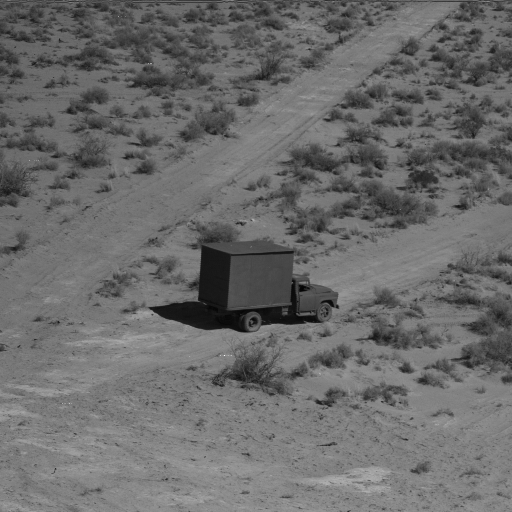
%> input picture Prácticas/Práctica 6/Entrega/7.1.01.tiff, 512 x 512 px
$ octave Ejercicio_13a.m   (GNU Octave 9; MATLAB toolbox functions it lacks are replaced by stand-ins)
%> lines starting %> are read from the running program, lines starting %| are printed output that depends on the picture
I = imread('7.1.01.tiff');
%> I is the input picture: size 512x512 uint8; min 3, max 250, mean 107.1

% Crear el filtro para la imagen movida
long = 31;
ang = 11;

h = fspecial('motion', long, ang);
B = imfilter(I, h, 'circular', 'conv');
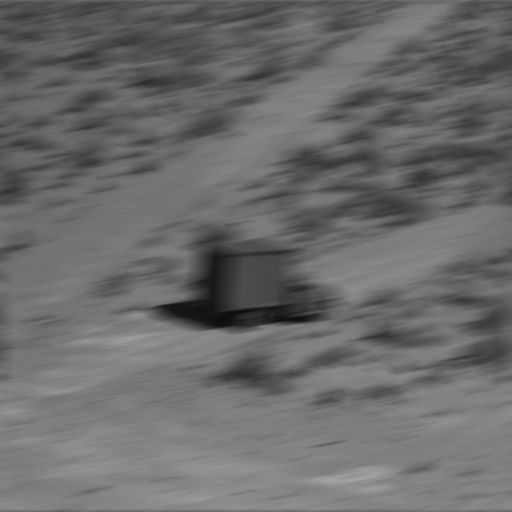
%> B: size 512x512 uint8; min 13, max 164, mean 107.1

figure, imshow(B);

% Restaurar la imagen usando el filtro
W = deconvwnr(B, h);
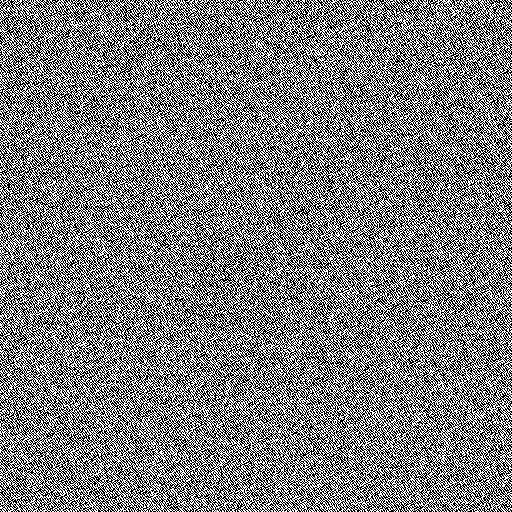
%> W: size 512x512 uint8; min 0, max 255, mean 126

figure, imshow(W);

$ run again, with Prácticas/Práctica 6/Entrega/flowers.tif saved as Prácticas/Práctica 6/Entrega/7.1.01.tiff
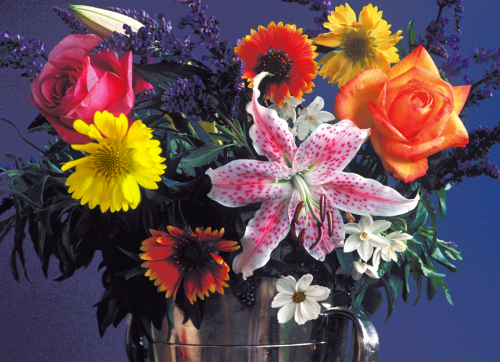
%> input picture Prácticas/Práctica 6/Entrega/flowers.tif, 500 x 362 px
%> I is the input picture: size 362x500x3 uint8; mean R, G, B 99.9, 76.9, 83.7
%> `B = imfilter(I, h, 'circular', 'conv');`:
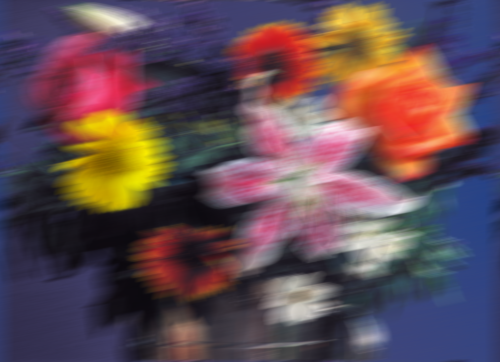
%> B: size 362x500x3 uint8; mean R, G, B 99.9, 76.9, 83.7; mean of the top-left, top-right, bottom-left and bottom-right quarters 83.7, 110.9, 53.3, 99.4
%> `W = deconvwnr(B, h);`:
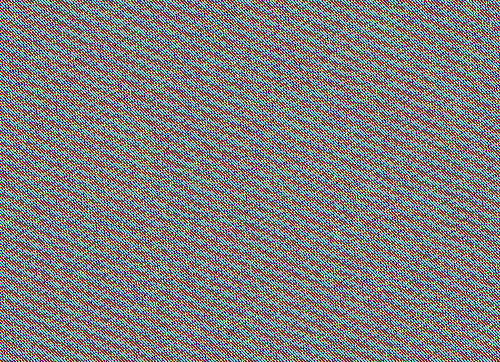
%> W: size 362x500x3 uint8; mean R, G, B 127, 126, 126.7
